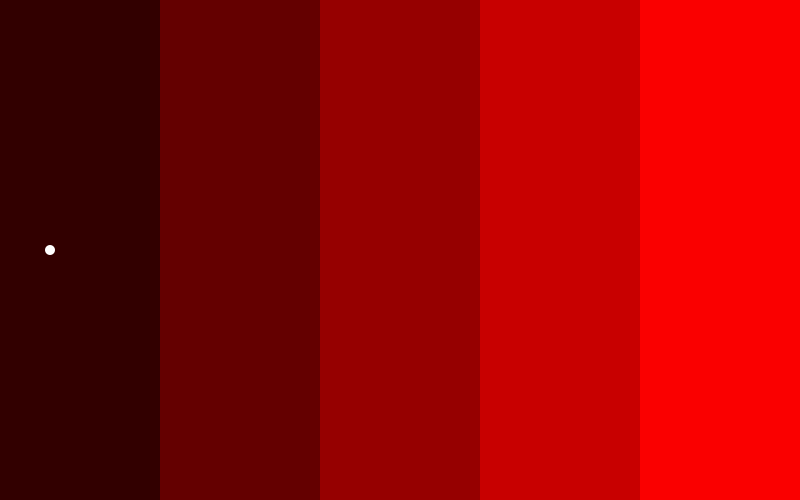
Frame 1 (no input)
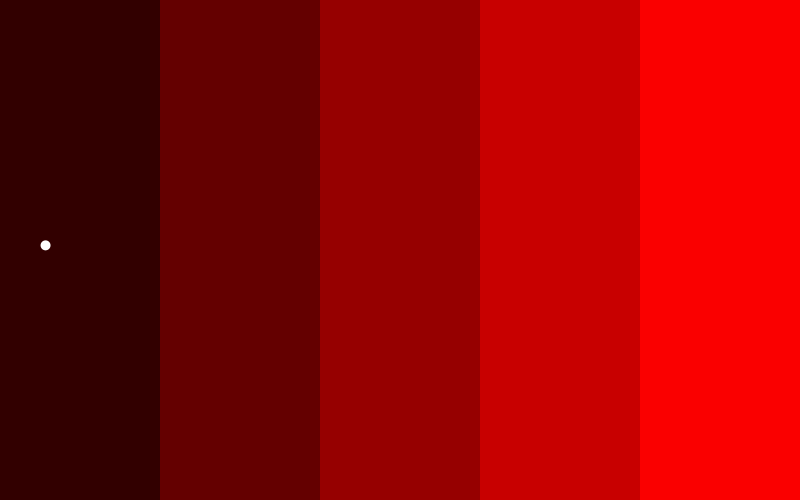
Frame 60 (the mouse pressed at the canvas centre just before this capture)
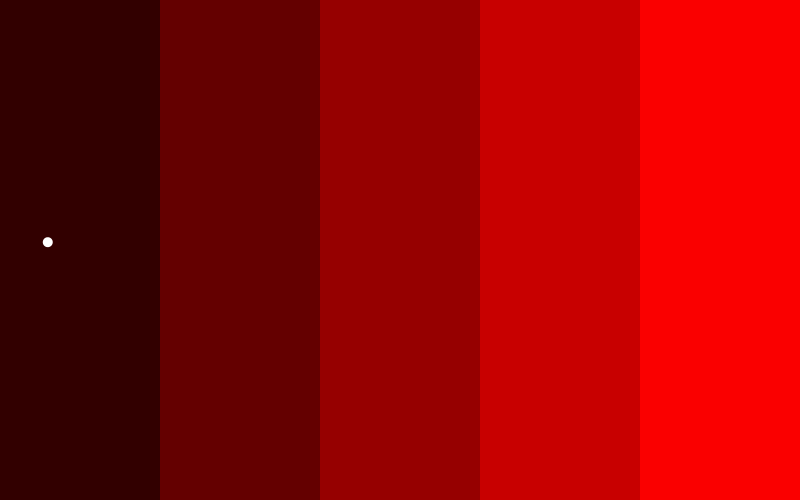
Frame 120 (the mouse held since frame 60 and released just before this capture)

The Processing sketch that drew these frames (run headless with seeded random() and noise(); from frame 60 on, the mouse is pressed at the canvas centre):

// Processing sketch: bacresistance
// ── bacresistance.pde
//Inspired by this video from Harvard Medical School
//https://www.youtube.com/watch?v=plVk4NVIUh8

ArrayList<Bacteria> baclist;
float bacsize = 10;
void setup() {
  noStroke();
  size(800, 500); 
  baclist = new ArrayList<Bacteria>();
  baclist.add(new Bacteria(50, height/2, 0));
}

void draw() {
  drawbands();
  for (int i = 0; i < baclist.size(); i = i + 1) {
    Bacteria b = baclist.get(i);
    b.display();
    b.move();
    b.reproduce();
    if (b.isdeath()) {
      baclist.remove(i);
      //When you remove from an ArrayList, the indices shift.
      //In order to make sure everything loops correctly, you 
      //Need to adjust i.
      i = i - 1;
    }
  }
}

void drawbands() {
  float resistance = 0;

  //Creates 5 rectangles of increasing red
  //Higher red = higher level of antibiotics
  for (int i = 0; i <5; i = i + 1) {
    fill(resistance + 50, 0, 0);
    rect(width*i/5, 0, width/5, height);
    resistance = resistance + 50;
  }
}

//Gets the antibiotic level of the x position
float reslevel(float x) {
  int band = (int) x/(width/5);
  return band*50;
}

// ── Bacteria.pde
class Bacteria {
  float x;
  float y;
  float resistance;
  Bacteria(float xin, float yin, float resin) {
    x = xin;
    y = yin;
    resistance = resin;
  }

  void move() {
    x = x + random(-1, 1);
    y = y + random(-1, 1);
  }

  void display() {
    //The greener the ellipse, the more resistant.
    fill(255-resistance, 255, 255-resistance);
    ellipse(x, y, bacsize, bacsize);
  }

  void reproduce() {
    //Random chance to reproduce
    if (random(0, 10) > 9.95) {
      //Places new bacteria next to the original bacteria
      Bacteria newbac = new Bacteria(x+random(-bacsize, bacsize), y + random(-bacsize, bacsize), resistance);
      
      //Random chance that the reproduced bacteria undergoes mutation
      //Gaining or losing resistance
      if (random(0, 25) < 1) {
        newbac.resistance = newbac.resistance + random(-75, 75);
        if (newbac.resistance < 0) {
          newbac.resistance = 0;
        }
      }
      
      //Add the new bacteria to the list
      baclist.add(newbac);
    }
  }

  boolean isdeath() {
    boolean died = false;

    //If the bacteria goes off the screen, it dies
    if (x<0 || y<0 || x>width || y>height) {
      died = true;
    }

    //Overpopulation check, if it hits other unique
    //bacteria too many times, the bacteria dies
    int hits = 0;
    for (int i = 0; i<baclist.size(); i = i + 1) {
      Bacteria otherbac = baclist.get(i);
      if (dist(x, y, otherbac.x, otherbac.y) < bacsize) {
        hits = hits + 1;
      }
    }

    if (hits>5) {
      died = true;
    }

    //If the bacteria enters an antibiotic level that it cannot resist, it dies
    if (reslevel(x)>resistance) {
      died = true;
    }

    return died;
  }
}
